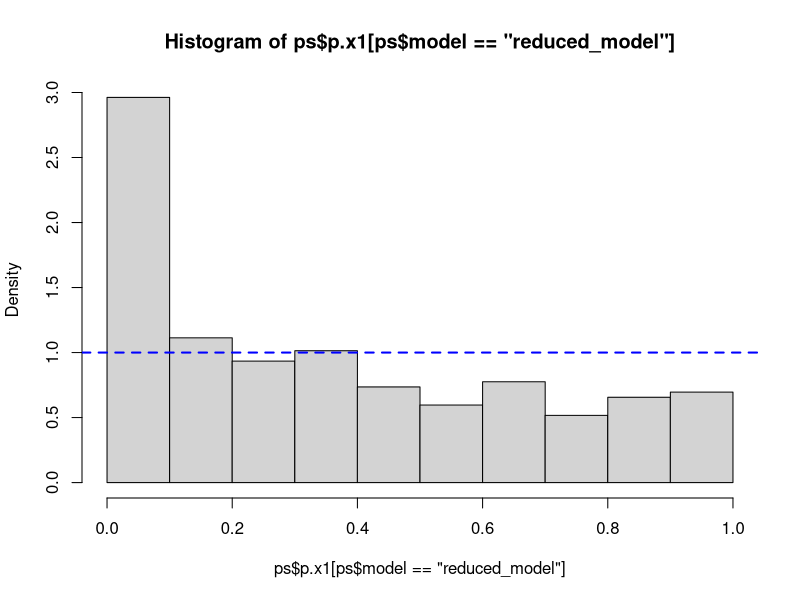
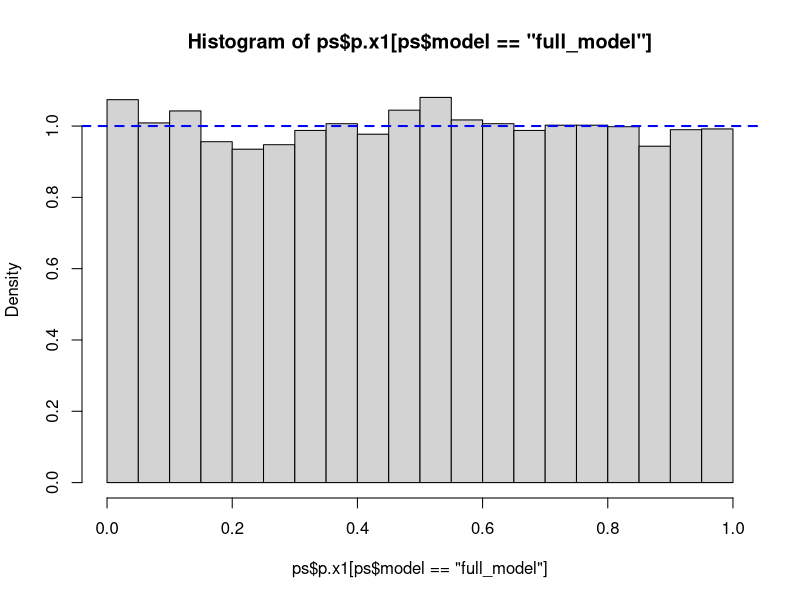
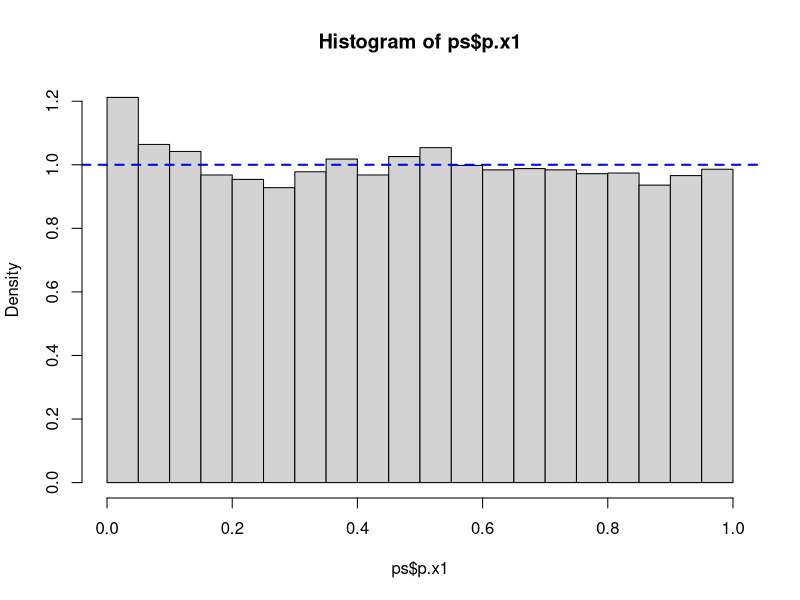

The R script that drew these images, in order:
## ---- chunk 1
knitr::opts_chunk$set(echo = TRUE)
## ---- chunk 2
set.seed(0)
x1 <- rnorm(10) 
x2 <- rnorm(10)

y <- rnorm(10)
lm1 <- lm(y ~ x1 + x2)
tmp1 <- summary(lm1)
tmp1

pvals <- tmp1$coefficients[,4]
pvals
## ---- chunk 3
ps <- replicate(10000, {
    y <- rnorm(10)
    lm1 <- lm(y ~ x1 + x2)
    tmp1 <- summary(lm1)
    
    pvals <- tmp1$coefficients[,4]
    
    if(pvals["x2"] < 0.05){
        ### Wenn x2 signifikant --> ganzes Modell
        c(pvals["x1"], 1)
    } else {
        ### Wenn x2 nicht signifikant --> reduziertes Modell
        lm2 <- lm(y~x1)
        pvals2 <- summary(lm2)$coefficients["x1",4]
        c(pvals2, 0)
    }
})
ps <- as.data.frame(t(ps))
ps[,2] <- ifelse(ps[,2], "reduced_model", "full_model")
colnames(ps) <- c("p.x1", "model")
head(ps)


table(ps$model)
## ---- chunk 4
hist(ps$p.x1[ps$model == "reduced_model"], probability = TRUE)
abline(h = 1, col = "blue", lty = 2, lwd = 2)
hist(ps$p.x1[ps$model == "full_model"], probability = TRUE)
abline(h = 1, col = "blue", lty = 2, lwd = 2)
## ---- chunk 5
hist(ps$p.x1, probability = TRUE)
abline(h = 1, col = "blue", lty = 2, lwd = 2)
